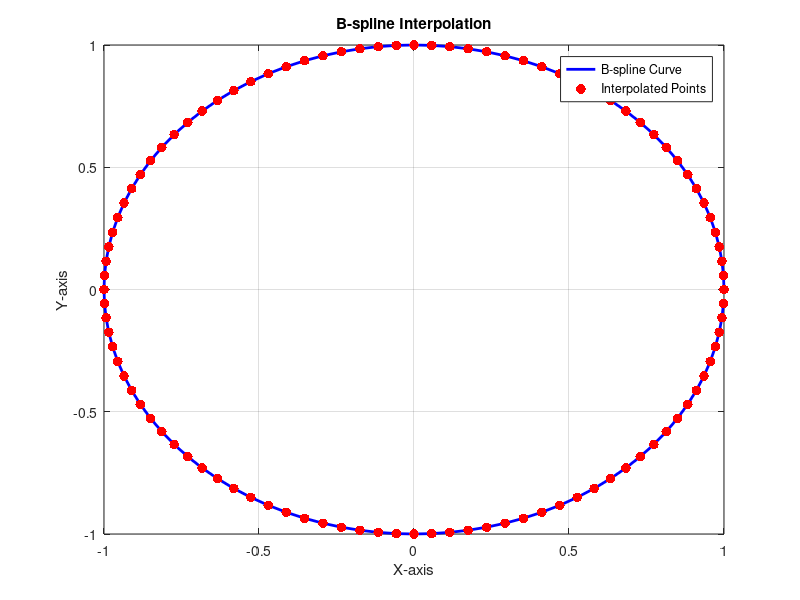

MATLAB code for this plot:
% % Read the interpolated points from the file
fid = fopen('bspline.txt', 'r');
data = textscan(fid, '(%f, %f)');
fclose(fid);
% 
% % Extract x and y coordinates from the data
x = data{1};
y = data{2};
% 
% % Plot the interpolated points
plot(x, y, 'b-', 'LineWidth', 2);
hold on;
scatter(x, y, 50, 'r', 'filled'); % Scatter plot of points
hold off;
% 
% Customize the plot
title('B-spline Interpolation');
xlabel('X-axis');
ylabel('Y-axis');
grid on;
legend('B-spline Curve', 'Interpolated Points');


% fid = fopen('bspline.txt', 'r');
% if fid == -1
%     error('Unable to open file');
% end
% 
% % Read the data from the file
% data = fscanf(fid, '(%f, %f, %f)\n', [3, Inf]);
% fclose(fid);
% 
% % Transpose the data matrix
% data = data';
% 
% % Plot the points
% %scatter3(data(:, 1), data(:, 2), data(:, 3), 'filled');
% xlabel('X');
% ylabel('Y');
% zlabel('Z');
% title('Ruled Surface');
% 
% % Optionally, connect the points to visualize the surface
% hold on;
% plot3(data(:, 1), data(:, 2), data(:, 3));
% hold off;


